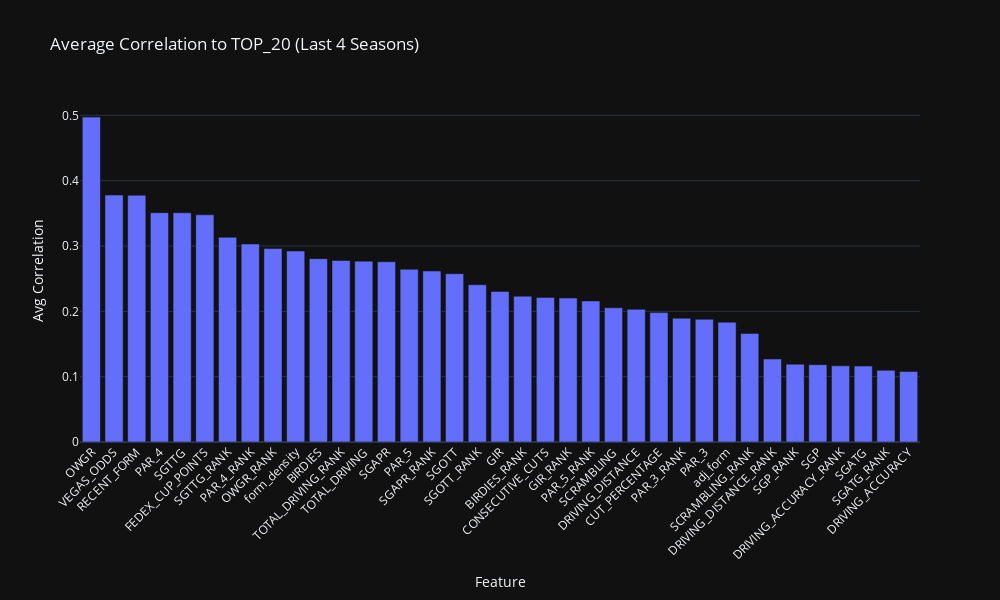

Notebook code cell kept with this figure:
### Markdown cell above
**Average of Last 4 Years**

### Code cell
import pandas as pd
import numpy as np
import plotly.express as px

# === Rebuild correlation matrices for the 4 most recent seasons ===
cor = {}
recent_seasons = sorted(training_df["SEASON"].unique())[-4:]

for season in recent_seasons:
    df_season = training_df[training_df["SEASON"] == season].copy()
    numeric_cols = df_season.select_dtypes(include=["float64", "int64"])
    cor[int(season)] = numeric_cols.corr().abs()

# === Combine into one summary DataFrame ===
cor_df = pd.DataFrame()

for season in recent_seasons:
    df = cor[season].reset_index()
    if "TOP_20" not in df.columns:
        continue
    temp = df[["index", "TOP_20"]].copy()
    temp = temp.rename(columns={"TOP_20": str(season)})
    if cor_df.empty:
        cor_df = temp
    else:
        cor_df = cor_df.merge(temp, on="index", how="outer")

# Drop target and metadata rows
cor_df = cor_df[~cor_df["index"].isin(["TOP_20", "FINAL_POS", "SEASON"])]

# Compute average correlation across seasons
cor_df["AVERAGE"] = cor_df.drop(columns=["index"]).mean(axis=1)
cor_df = cor_df.sort_values(by="AVERAGE", ascending=False)

# === Plotly Bar Chart ===
fig = px.bar(
    cor_df,
    x="index",
    y="AVERAGE",
    title="Average Correlation to TOP_20 (Last 4 Seasons)",
    labels={"index": "Feature", "AVERAGE": "Avg Correlation"},
    template="plotly_dark"
)

fig.update_layout(
    xaxis_tickangle=-45,
    height=600,
    width=1000,
    showlegend=False
)

fig.show()

### Figure 1 — Plotly figure (JSON) as saved in the notebook; plotly's stock layout.template omitted (floating-point values rounded to 4 significant figures)
{"data": [{"hovertemplate": "Feature=%{x}<br>Avg Correlation=%{y}<extra></extra>", "legendgroup": "", "marker": {"color": "#636efa", "pattern": {"shape": ""}}, "name": "", "orientation": "v", "showlegend": false, "textposition": "auto", "type": "bar", "x": ["OWGR", "VEGAS_ODDS", "RECENT_FORM", "PAR_4", "SGTTG", "FEDEX_CUP_POINTS", "SGTTG_RANK", "PAR_4_RANK", "OWGR_RANK", "form_density", "BIRDIES", "TOTAL_DRIVING_RANK", "TOTAL_DRIVING", "SGAPR", "PAR_5", "SGAPR_RANK", "SGOTT", "SGOTT_RANK", "GIR", "BIRDIES_RANK", "CONSECUTIVE_CUTS", "GIR_RANK", "PAR_5_RANK", "SCRAMBLING", "DRIVING_DISTANCE", "CUT_PERCENTAGE", "PAR_3_RANK", "PAR_3", "adj_form", "SCRAMBLING_RANK", "DRIVING_DISTANCE_RANK", "SGP_RANK", "SGP", "DRIVING_ACCURACY_RANK", "SGATG", "SGATG_RANK", "DRIVING_ACCURACY"], "xaxis": "x", "y": [0.4974, 0.3781, 0.3776, 0.3511, 0.3509, 0.3478, 0.3134, 0.3032, 0.2962, 0.2924, 0.2807, 0.2779, 0.2769, 0.276, 0.2645, 0.2618, 0.2576, 0.2408, 0.2304, 0.2232, 0.2213, 0.2204, 0.2159, 0.2055, 0.2031, 0.1981, 0.1894, 0.1878, 0.1834, 0.1662, 0.1271, 0.1191, 0.1184, 0.1166, 0.1163, 0.1097, 0.1079], "yaxis": "y"}], "layout": {"barmode": "relative", "height": 600, "legend": {"tracegroupgap": 0}, "showlegend": false, "title": {"text": "Average Correlation to TOP_20 (Last 4 Seasons)"}, "width": 1000, "xaxis": {"anchor": "y", "domain": [0, 1], "tickangle": -45, "title": {"text": "Feature"}}, "yaxis": {"anchor": "x", "domain": [0, 1], "title": {"text": "Avg Correlation"}}}}
